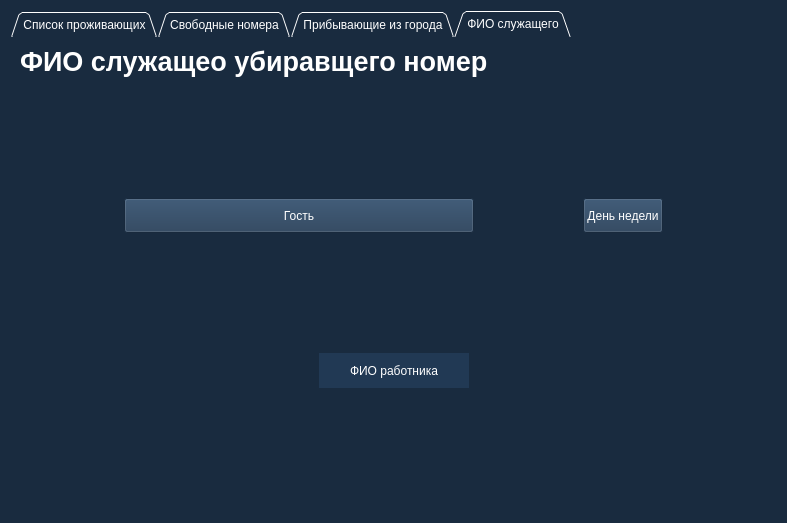
<?xml version="1.0" encoding="UTF-8"?>
<ui version="4.0">
 <class>getInfo</class>
 <widget class="QWidget" name="getInfo">
  <property name="geometry">
   <rect>
    <x>0</x>
    <y>0</y>
    <width>787</width>
    <height>523</height>
   </rect>
  </property>
  <property name="minimumSize">
   <size>
    <width>787</width>
    <height>0</height>
   </size>
  </property>
  <property name="windowTitle">
   <string>Form</string>
  </property>
  <property name="styleSheet">
   <string notr="true">background-color: rgb(25,43,63)
</string>
  </property>
  <layout class="QHBoxLayout" name="horizontalLayout">
   <item>
    <widget class="QTabWidget" name="tabWidget">
     <property name="styleSheet">
      <string notr="true">background-color: rgb(25,43,63);
color: rgb(255, 255, 255);
selection-background-color: rgb(65, 116, 167);
selection-color: rgb(25, 44, 64);
border-color: rgb(25,43,63);
</string>
     </property>
     <property name="tabPosition">
      <enum>QTabWidget::North</enum>
     </property>
     <property name="tabShape">
      <enum>QTabWidget::Triangular</enum>
     </property>
     <property name="currentIndex">
      <number>3</number>
     </property>
     <widget class="QWidget" name="tab">
      <attribute name="title">
       <string>Список проживающих</string>
      </attribute>
      <layout class="QVBoxLayout" name="verticalLayout">
       <item>
        <widget class="QLabel" name="label_4">
         <property name="text">
          <string>&lt;html&gt;&lt;head/&gt;&lt;body&gt;&lt;p&gt;&lt;span style=&quot; font-size:20pt; font-weight:600; color: white&quot;&gt;Список проживающих в номере&lt;/span&gt;&lt;/p&gt;&lt;/body&gt;&lt;/html&gt;</string>
         </property>
        </widget>
       </item>
       <item>
        <spacer name="verticalSpacer_4">
         <property name="orientation">
          <enum>Qt::Vertical</enum>
         </property>
         <property name="sizeHint" stdset="0">
          <size>
           <width>20</width>
           <height>40</height>
          </size>
         </property>
        </spacer>
       </item>
       <item>
        <layout class="QHBoxLayout" name="horizontalLayout_8">
         <item>
          <spacer name="horizontalSpacer_2">
           <property name="orientation">
            <enum>Qt::Horizontal</enum>
           </property>
           <property name="sizeHint" stdset="0">
            <size>
             <width>40</width>
             <height>20</height>
            </size>
           </property>
          </spacer>
         </item>
         <item>
          <widget class="QPushButton" name="select_room">
           <property name="minimumSize">
            <size>
             <width>0</width>
             <height>35</height>
            </size>
           </property>
           <property name="styleSheet">
            <string notr="true">background-color: rgb(33, 57, 84);
color: rgb(255, 255, 255);
selection-background-color: rgb(65, 116, 167);
selection-color: rgb(25, 44, 64);
border-color: rgb(25,43,63);
</string>
           </property>
           <property name="text">
            <string>Выберите номер</string>
           </property>
          </widget>
         </item>
         <item>
          <spacer name="horizontalSpacer_3">
           <property name="orientation">
            <enum>Qt::Horizontal</enum>
           </property>
           <property name="sizeHint" stdset="0">
            <size>
             <width>40</width>
             <height>20</height>
            </size>
           </property>
          </spacer>
         </item>
        </layout>
       </item>
       <item>
        <spacer name="verticalSpacer_5">
         <property name="orientation">
          <enum>Qt::Vertical</enum>
         </property>
         <property name="sizeHint" stdset="0">
          <size>
           <width>20</width>
           <height>40</height>
          </size>
         </property>
        </spacer>
       </item>
       <item>
        <widget class="QListView" name="guestList">
         <property name="minimumSize">
          <size>
           <width>0</width>
           <height>270</height>
          </size>
         </property>
         <property name="styleSheet">
          <string notr="true">background-color: rgb(33, 57, 84);
color: rgb(255, 255, 255);
selection-background-color: rgb(65, 116, 167);
selection-color: rgb(25, 44, 64);
border-color: rgb(25,43,63);
</string>
         </property>
         <property name="editTriggers">
          <set>QAbstractItemView::NoEditTriggers</set>
         </property>
        </widget>
       </item>
      </layout>
     </widget>
     <widget class="QWidget" name="tab_2">
      <attribute name="title">
       <string>Свободные номера</string>
      </attribute>
      <layout class="QVBoxLayout" name="verticalLayout_2">
       <item>
        <widget class="QLabel" name="label_5">
         <property name="text">
          <string>&lt;html&gt;&lt;head/&gt;&lt;body&gt;&lt;p&gt;&lt;span style=&quot; font-size:20pt; font-weight:600; color: white&quot;&gt;Свободные номера&lt;/span&gt;&lt;/p&gt;&lt;/body&gt;&lt;/html&gt;</string>
         </property>
        </widget>
       </item>
       <item>
        <spacer name="verticalSpacer_6">
         <property name="orientation">
          <enum>Qt::Vertical</enum>
         </property>
         <property name="sizeHint" stdset="0">
          <size>
           <width>20</width>
           <height>40</height>
          </size>
         </property>
        </spacer>
       </item>
       <item>
        <layout class="QHBoxLayout" name="horizontalLayout_2">
         <item>
          <spacer name="horizontalSpacer">
           <property name="orientation">
            <enum>Qt::Horizontal</enum>
           </property>
           <property name="sizeHint" stdset="0">
            <size>
             <width>40</width>
             <height>20</height>
            </size>
           </property>
          </spacer>
         </item>
         <item>
          <widget class="QLabel" name="label">
           <property name="minimumSize">
            <size>
             <width>0</width>
             <height>35</height>
            </size>
           </property>
           <property name="text">
            <string>&lt;html&gt;&lt;head/&gt;&lt;body&gt;&lt;p&gt;&lt;span style=&quot;white-space: pre-wrap; font-weight:600; color: white;&quot;&gt;Количество гостей&lt;/span&gt;&lt;/p&gt;&lt;/body&gt;&lt;/html&gt;</string>
           </property>
          </widget>
         </item>
         <item>
          <widget class="QSpinBox" name="spinBox">
           <property name="minimumSize">
            <size>
             <width>0</width>
             <height>35</height>
            </size>
           </property>
           <property name="styleSheet">
            <string notr="true">background-color: rgb(33, 57, 84);
color: rgb(255, 255, 255);
selection-background-color: rgb(65, 116, 167);
selection-color: rgb(25, 44, 64);
border-color: rgb(25,43,63);
</string>
           </property>
           <property name="minimum">
            <number>1</number>
           </property>
           <property name="maximum">
            <number>3</number>
           </property>
          </widget>
         </item>
         <item>
          <spacer name="horizontalSpacer_4">
           <property name="orientation">
            <enum>Qt::Horizontal</enum>
           </property>
           <property name="sizeHint" stdset="0">
            <size>
             <width>40</width>
             <height>20</height>
            </size>
           </property>
          </spacer>
         </item>
        </layout>
       </item>
       <item>
        <layout class="QHBoxLayout" name="horizontalLayout_6">
         <item>
          <spacer name="horizontalSpacer_5">
           <property name="orientation">
            <enum>Qt::Horizontal</enum>
           </property>
           <property name="sizeHint" stdset="0">
            <size>
             <width>40</width>
             <height>20</height>
            </size>
           </property>
          </spacer>
         </item>
         <item>
          <widget class="QLabel" name="label_2">
           <property name="minimumSize">
            <size>
             <width>0</width>
             <height>35</height>
            </size>
           </property>
           <property name="text">
            <string>&lt;html&gt;&lt;head/&gt;&lt;body&gt;&lt;p&gt;&lt;span style=&quot;white-space: pre-wrap; font-weight:600; color: white;&quot;&gt;Номер    Размер    Стоимость&lt;/span&gt;&lt;/p&gt;&lt;/body&gt;&lt;/html&gt;</string>
           </property>
          </widget>
         </item>
         <item>
          <spacer name="horizontalSpacer_6">
           <property name="orientation">
            <enum>Qt::Horizontal</enum>
           </property>
           <property name="sizeHint" stdset="0">
            <size>
             <width>40</width>
             <height>20</height>
            </size>
           </property>
          </spacer>
         </item>
        </layout>
       </item>
       <item>
        <layout class="QHBoxLayout" name="horizontalLayout_7">
         <item>
          <spacer name="horizontalSpacer_7">
           <property name="orientation">
            <enum>Qt::Horizontal</enum>
           </property>
           <property name="sizeHint" stdset="0">
            <size>
             <width>40</width>
             <height>20</height>
            </size>
           </property>
          </spacer>
         </item>
         <item>
          <widget class="QListView" name="roomsList">
           <property name="minimumSize">
            <size>
             <width>255</width>
             <height>270</height>
            </size>
           </property>
           <property name="maximumSize">
            <size>
             <width>300</width>
             <height>16777215</height>
            </size>
           </property>
           <property name="styleSheet">
            <string notr="true">background-color: rgb(33, 57, 84);
color: rgb(255, 255, 255);
selection-background-color: rgb(65, 116, 167);
selection-color: rgb(25, 44, 64);
border-color: rgb(25,43,63);
</string>
           </property>
           <property name="editTriggers">
            <set>QAbstractItemView::NoEditTriggers</set>
           </property>
          </widget>
         </item>
         <item>
          <spacer name="horizontalSpacer_8">
           <property name="orientation">
            <enum>Qt::Horizontal</enum>
           </property>
           <property name="sizeHint" stdset="0">
            <size>
             <width>40</width>
             <height>20</height>
            </size>
           </property>
          </spacer>
         </item>
        </layout>
       </item>
      </layout>
     </widget>
     <widget class="QWidget" name="tab_3">
      <attribute name="title">
       <string>Прибывающие из города</string>
      </attribute>
      <layout class="QVBoxLayout" name="verticalLayout_3">
       <item>
        <widget class="QLabel" name="label_6">
         <property name="text">
          <string>&lt;html&gt;&lt;head/&gt;&lt;body&gt;&lt;p&gt;&lt;span style=&quot; font-size:20pt; font-weight:600; color: white&quot;&gt;Гости, прибывающие из города&lt;/span&gt;&lt;/p&gt;&lt;/body&gt;&lt;/html&gt;</string>
         </property>
        </widget>
       </item>
       <item>
        <spacer name="verticalSpacer_7">
         <property name="orientation">
          <enum>Qt::Vertical</enum>
         </property>
         <property name="sizeHint" stdset="0">
          <size>
           <width>20</width>
           <height>40</height>
          </size>
         </property>
        </spacer>
       </item>
       <item>
        <layout class="QHBoxLayout" name="horizontalLayout_9">
         <item>
          <spacer name="horizontalSpacer_9">
           <property name="orientation">
            <enum>Qt::Horizontal</enum>
           </property>
           <property name="sizeHint" stdset="0">
            <size>
             <width>40</width>
             <height>20</height>
            </size>
           </property>
          </spacer>
         </item>
         <item>
          <widget class="QPushButton" name="select_city">
           <property name="minimumSize">
            <size>
             <width>0</width>
             <height>35</height>
            </size>
           </property>
           <property name="styleSheet">
            <string notr="true">background-color: rgb(33, 57, 84);
color: rgb(255, 255, 255);
selection-background-color: rgb(65, 116, 167);
selection-color: rgb(25, 44, 64);
border-color: rgb(25,43,63);
</string>
           </property>
           <property name="text">
            <string>Выберите город</string>
           </property>
          </widget>
         </item>
         <item>
          <spacer name="horizontalSpacer_10">
           <property name="orientation">
            <enum>Qt::Horizontal</enum>
           </property>
           <property name="sizeHint" stdset="0">
            <size>
             <width>40</width>
             <height>20</height>
            </size>
           </property>
          </spacer>
         </item>
        </layout>
       </item>
       <item>
        <spacer name="verticalSpacer_8">
         <property name="orientation">
          <enum>Qt::Vertical</enum>
         </property>
         <property name="sizeHint" stdset="0">
          <size>
           <width>20</width>
           <height>40</height>
          </size>
         </property>
        </spacer>
       </item>
       <item>
        <widget class="QListView" name="guest_from_city">
         <property name="minimumSize">
          <size>
           <width>0</width>
           <height>250</height>
          </size>
         </property>
         <property name="styleSheet">
          <string notr="true">background-color: rgb(33, 57, 84);
color: rgb(255, 255, 255);
selection-background-color: rgb(65, 116, 167);
selection-color: rgb(25, 44, 64);
border-color: rgb(25,43,63);
</string>
         </property>
         <property name="editTriggers">
          <set>QAbstractItemView::NoEditTriggers</set>
         </property>
        </widget>
       </item>
      </layout>
     </widget>
     <widget class="QWidget" name="tab_4">
      <attribute name="title">
       <string>ФИО служащего</string>
      </attribute>
      <layout class="QVBoxLayout" name="verticalLayout_4">
       <item>
        <widget class="QLabel" name="label_3">
         <property name="text">
          <string>&lt;html&gt;&lt;head/&gt;&lt;body&gt;&lt;p&gt;&lt;span style=&quot; font-size:20pt; font-weight:600; color: white&quot;&gt;ФИО служащео убиравщего номер&lt;/span&gt;&lt;/p&gt;&lt;/body&gt;&lt;/html&gt;</string>
         </property>
        </widget>
       </item>
       <item>
        <spacer name="verticalSpacer">
         <property name="orientation">
          <enum>Qt::Vertical</enum>
         </property>
         <property name="sizeHint" stdset="0">
          <size>
           <width>20</width>
           <height>40</height>
          </size>
         </property>
        </spacer>
       </item>
       <item>
        <layout class="QHBoxLayout" name="horizontalLayout_10">
         <item>
          <spacer name="horizontalSpacer_13">
           <property name="orientation">
            <enum>Qt::Horizontal</enum>
           </property>
           <property name="sizeHint" stdset="0">
            <size>
             <width>40</width>
             <height>20</height>
            </size>
           </property>
          </spacer>
         </item>
         <item>
          <widget class="QPushButton" name="guest_button">
           <property name="minimumSize">
            <size>
             <width>350</width>
             <height>35</height>
            </size>
           </property>
           <property name="styleSheet">
            <string notr="true">background-color: rgb(33, 57, 84);
color: rgb(255, 255, 255);
selection-background-color: rgb(65, 116, 167);
selection-color: rgb(25, 44, 64);
border-color: rgb(25,43,63);

</string>
           </property>
           <property name="text">
            <string>Гость</string>
           </property>
          </widget>
         </item>
         <item>
          <spacer name="horizontalSpacer_14">
           <property name="orientation">
            <enum>Qt::Horizontal</enum>
           </property>
           <property name="sizeHint" stdset="0">
            <size>
             <width>40</width>
             <height>20</height>
            </size>
           </property>
          </spacer>
         </item>
         <item>
          <widget class="QPushButton" name="week_day_button">
           <property name="minimumSize">
            <size>
             <width>0</width>
             <height>35</height>
            </size>
           </property>
           <property name="styleSheet">
            <string notr="true">background-color: rgb(33, 57, 84);
color: rgb(255, 255, 255);
selection-background-color: rgb(65, 116, 167);
selection-color: rgb(25, 44, 64);
border-color: rgb(25,43,63);

</string>
           </property>
           <property name="text">
            <string>День недели</string>
           </property>
          </widget>
         </item>
         <item>
          <spacer name="horizontalSpacer_15">
           <property name="orientation">
            <enum>Qt::Horizontal</enum>
           </property>
           <property name="sizeHint" stdset="0">
            <size>
             <width>40</width>
             <height>20</height>
            </size>
           </property>
          </spacer>
         </item>
        </layout>
       </item>
       <item>
        <spacer name="verticalSpacer_2">
         <property name="orientation">
          <enum>Qt::Vertical</enum>
         </property>
         <property name="sizeHint" stdset="0">
          <size>
           <width>20</width>
           <height>40</height>
          </size>
         </property>
        </spacer>
       </item>
       <item>
        <layout class="QHBoxLayout" name="horizontalLayout_11">
         <item>
          <spacer name="horizontalSpacer_11">
           <property name="orientation">
            <enum>Qt::Horizontal</enum>
           </property>
           <property name="sizeHint" stdset="0">
            <size>
             <width>40</width>
             <height>20</height>
            </size>
           </property>
          </spacer>
         </item>
         <item>
          <widget class="QLabel" name="show_worker">
           <property name="minimumSize">
            <size>
             <width>150</width>
             <height>35</height>
            </size>
           </property>
           <property name="styleSheet">
            <string notr="true">background-color: rgb(33, 57, 84);
color: rgb(255, 255, 255);
selection-background-color: rgb(65, 116, 167);
selection-color: rgb(25, 44, 64);
border-color: rgb(25,43,63);</string>
           </property>
           <property name="text">
            <string>ФИО работника</string>
           </property>
           <property name="textFormat">
            <enum>Qt::PlainText</enum>
           </property>
           <property name="alignment">
            <set>Qt::AlignCenter</set>
           </property>
          </widget>
         </item>
         <item>
          <spacer name="horizontalSpacer_12">
           <property name="orientation">
            <enum>Qt::Horizontal</enum>
           </property>
           <property name="sizeHint" stdset="0">
            <size>
             <width>40</width>
             <height>20</height>
            </size>
           </property>
          </spacer>
         </item>
        </layout>
       </item>
       <item>
        <spacer name="verticalSpacer_3">
         <property name="orientation">
          <enum>Qt::Vertical</enum>
         </property>
         <property name="sizeHint" stdset="0">
          <size>
           <width>20</width>
           <height>40</height>
          </size>
         </property>
        </spacer>
       </item>
      </layout>
     </widget>
    </widget>
   </item>
  </layout>
 </widget>
 <tabstops>
  <tabstop>spinBox</tabstop>
 </tabstops>
 <resources/>
 <connections/>
</ui>
